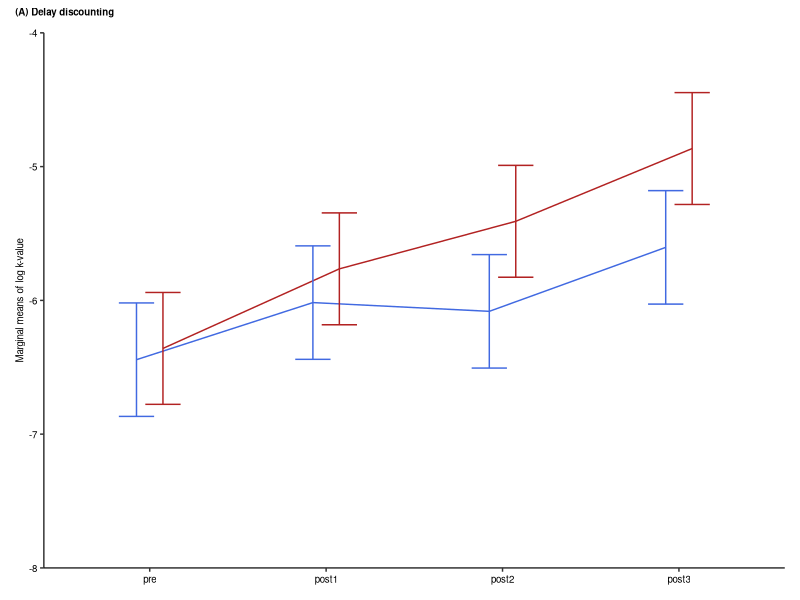
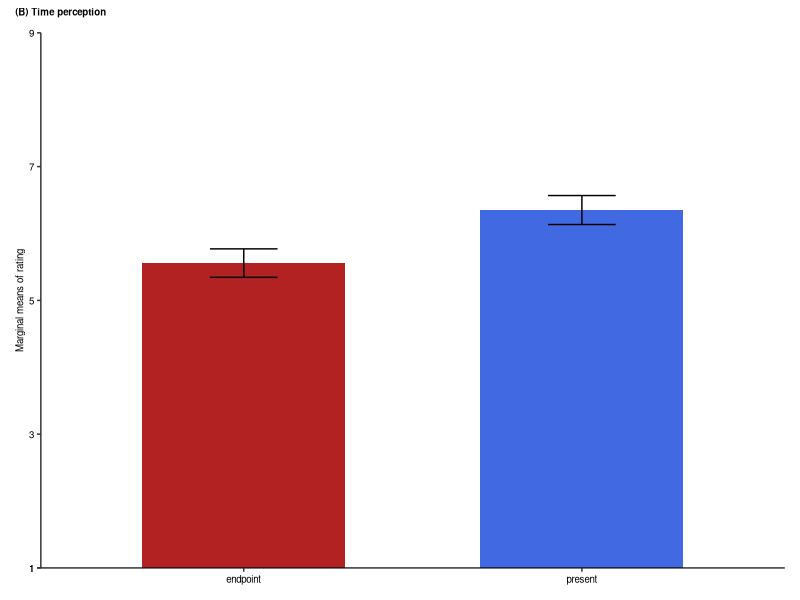
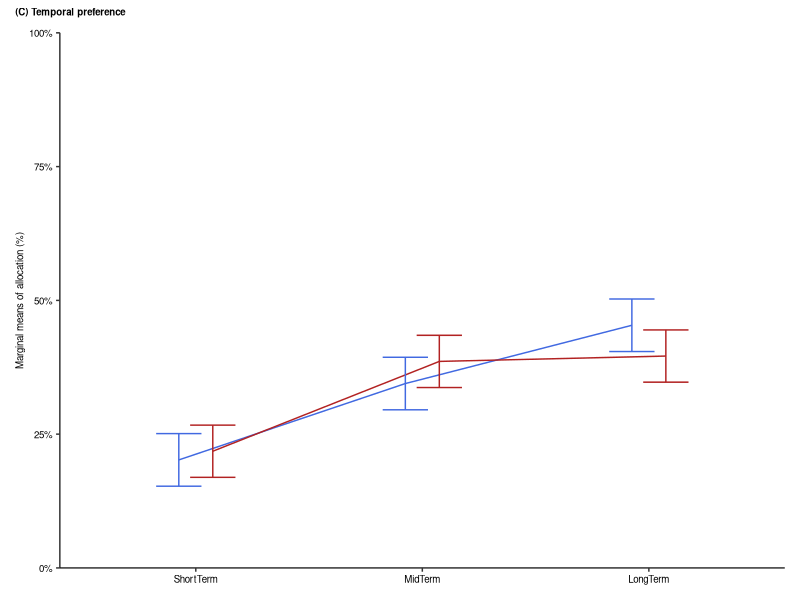
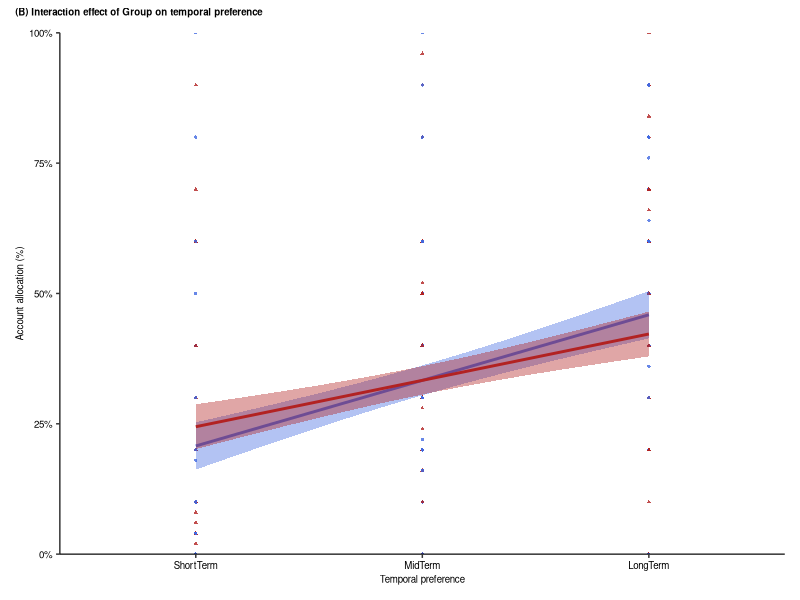
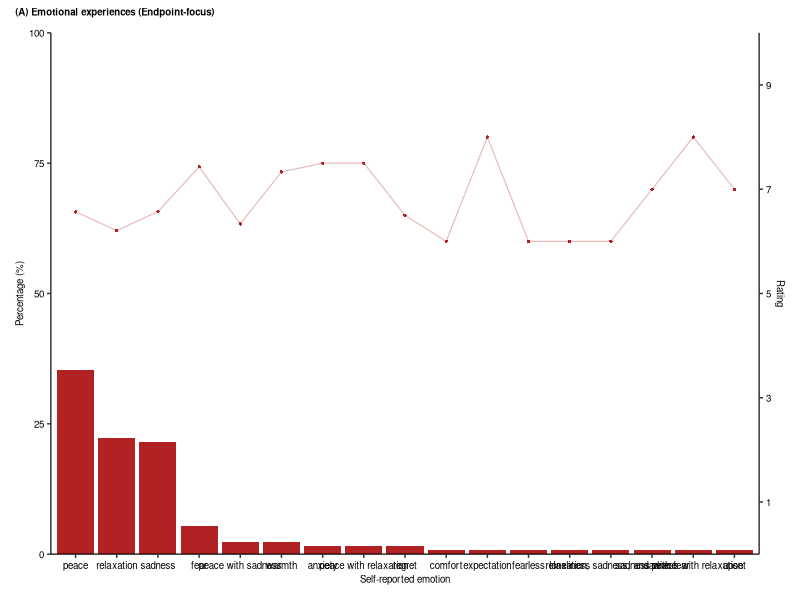
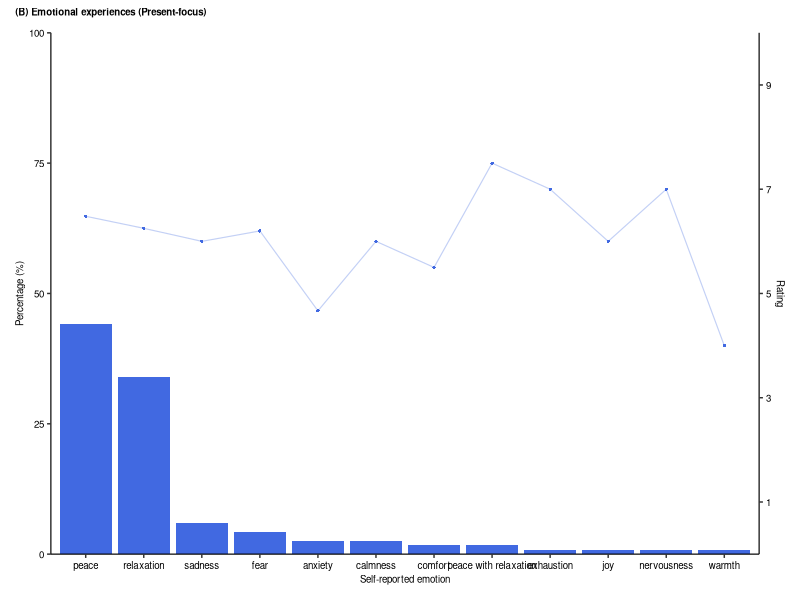

Write the R code that produced these figures, in order. (Note: this script raises an error after producing the figures.)
# Endpoint-focus exercise vs. Present-focus exercise
# Behavioral data analysis & plotting
# This script requires one file: "rawdata.xlsx"
# Programmed by Feng XIAO (updated on 2025.3.6)
############################################################################################################

### Preparation
## Load required packages for analysis
package_list <- c('car','tidyr','dplyr','readxl','effsize','e1071','lme4','lmerTest',
                  'emmeans','ggplot2','patchwork')
lapply(package_list, require, character.only = TRUE)
setwd(dirname(rstudioapi::getActiveDocumentContext()$path))

### Data input
rd <- read_excel('rawdata.xlsx', sheet = 'rawdata', na = "---")
rd_endpoint <- filter(rd, Group == 'endpoint')
rd_present <- filter(rd, Group == 'present')

### Demographic data analysis
## Overall
## Age
mean(rd$Age) #26.61
sd(rd$Age) #8.49
mean((filter(rd, Gender == 1))$Age) #male: 28.96
sd((filter(rd, Gender == 1))$Age) #male: 8.11
mean((filter(rd, Gender == 2))$Age) #female: 25.38
sd((filter(rd, Gender == 2))$Age) #female: 8.47
t.test((filter(rd, Gender == 1))$Age, (filter(rd, Gender == 2))$Age,
       paired =FALSE, alternative = c("two.sided"), var.equal=FALSE,
       conf.level=0.95) #Age: Male>female, p=.014
## Gender
dim(filter(rd, Gender == 1))[1] #51 males
dim(filter(rd, Gender == 2))[1] #97 females

## Endpoint-focus group
## Age
mean(rd_endpoint$Age) #26.72
sd(rd_endpoint$Age) #8.69
mean((filter(rd_endpoint, Gender == 1))$Age) #male: 29.70
sd((filter(rd_endpoint, Gender == 1))$Age) #male: 9.16
mean((filter(rd_endpoint, Gender == 2))$Age) #female: 24.68
sd((filter(rd_endpoint, Gender == 2))$Age) #female: 7.82
t.test((filter(rd_endpoint, Gender == 1))$Age, (filter(rd_endpoint, Gender == 2))$Age,
       paired =FALSE, alternative = c("two.sided"), var.equal=FALSE,
       conf.level=0.95) #Age: Male>female, p=.017
## Gender
dim(filter(rd_endpoint, Gender == 1))[1] #30 males
dim(filter(rd_endpoint, Gender == 2))[1] #44 females

## Present-focus group
## Age
mean(rd_present$Age) #26.51
sd(rd_present$Age) #8.35
mean((filter(rd_present, Gender == 1))$Age) #male: 27.90
sd((filter(rd_present, Gender == 1))$Age) #male: 6.39
mean((filter(rd_present, Gender == 2))$Age) #female: 25.96
sd((filter(rd_present, Gender == 2))$Age) #female: 9.01
t.test((filter(rd_present, Gender == 1))$Age, (filter(rd_present, Gender == 2))$Age,
       paired =FALSE, alternative = c("two.sided"), var.equal=FALSE,
       conf.level=0.95) #Age: Male=female, p=.303
## Gender
dim(filter(rd_present, Gender == 1))[1] #21 males
dim(filter(rd_present, Gender == 2))[1] #53 females

### Behavioral data analysis
## Exercise involvement
mean(rd$MediInvol) #overall: 7.69
sd(rd$MediInvol) #overall: 1.24
mean(rd_endpoint$MediInvol) #Endpoint: 7.50
sd(rd_endpoint$MediInvol) #Endpoint: 1.16
mean(rd_present$MediInvol) #Present: 7.88
sd(rd_present$MediInvol) #Present: 1.30
t.test(rd_endpoint$MediInvol, rd_present$MediInvol, paired =FALSE,
       alternative = c("two.sided"), var.equal=FALSE,
       conf.level=0.95) #involvement did not differ between groups

## Delay discounting
# Analysis
rd$logk_pre <- log(rd$k_pre)
rd$logk_post1 <- log(rd$k_post1)
rd$logk_post2 <- log(rd$k_post2)
rd$logk_post3 <- log(rd$k_post3)
rd_long <- rd %>%
  pivot_longer(cols = starts_with("logk"), 
               names_to = "time", 
               values_to = "logk", 
               names_prefix = "logk_") 
rd_long$time <- factor(rd_long$time, levels = c("pre", "post1", "post2", "post3"))
rd_long$Group <- factor(rd_long$Group, levels = c("endpoint","present"))
rd_long$Group <- relevel(rd_long$Group, ref = "present")
model_logk <- lmer(logk ~ Group * time + Gender * Age + (1|SubjNum), data = rd_long)
summary(model_logk) #linear mixed effects model
emm1 <- emmeans(model_logk, ~ Group | time) #Between-Group pairwise
contrast1 <- contrast(emm1, method = "pairwise")
emm2 <- emmeans(model_logk, ~ time | Group) #Within-Group pairwise
contrast2 <- contrast(emm2, method = "pairwise")

subject_sd <- sqrt(VarCorr(model_logk)$`SubjNum`[1])
residual_sd <- attr(VarCorr(model_logk), "sc")  # Residual standard deviation
pooled_sd <- sqrt(subject_sd^2 + residual_sd^2) # Total pooled SD

# Function to calculate Cohen's d
calculate_d <- function(contrast) {
  contrast_summary <- as.data.frame(summary(contrast))
  contrast_summary$d <- contrast_summary$estimate / pooled_sd
  return(contrast_summary)
}

d_between <- calculate_d(contrast1)
d_within <- calculate_d(contrast2)
# Plotting
emmeans_logk_df <- as.data.frame(emmeans(model_logk, ~ Group * time))
emmeans_logk_df$time <- factor(emmeans_logk_df$time, levels = c('pre','post1','post2','post3'))
p_logk<-ggplot(emmeans_logk_df, aes(x = time, y = emmean, color = Group, group = Group)) +
  geom_line(position = position_dodge(width = 0.3)) + 
  geom_errorbar(aes(ymin = lower.CL, ymax = upper.CL), width = 0.4,
                position = position_dodge(width = 0.3)) +  
  labs(x = NULL, y = "Marginal means of log k-value") +
  ggtitle(NULL) +
  theme(
    axis.line = element_line(colour = "black", size = 0.4),
    axis.title = element_text(size = 7, color = "black"),
    axis.text = element_text(size = 7, color = "black"),
    panel.background = element_rect(fill = "transparent"),
    legend.position = 'none'
  ) +
  scale_color_manual(values = c("endpoint" = "#B22222", "present" = "#4169E1")) +
  scale_y_continuous(
    expand = c(0, 0),
    limits = c(-8, -4),
    breaks = seq(-8, -4, by = 1)
  ) +
  plot_layout(nrow = 1) +
  plot_annotation(title = '(A) Delay discounting',
                  theme = theme(plot.title = element_text(size = 7, color = 'black',
                                                          face = 'bold')))
ggsave("pic_logk.pdf", plot = p_logk, width = 2, height = 2)

## Time perception
# Analysis
model_time <- lm(TenPercp ~ Group + Gender * Age, data = rd_long)
summary(model_time) #endpoint<present, faster, p<.001
# Plotting
emmeans_time_df <- as.data.frame(emmeans(model_time, ~ Group))
emmeans_time_df$Group <- factor(emmeans_time_df$Group, 
                                     levels = c("endpoint","present"))
p_time <- ggplot(emmeans_time_df, aes(x = Group, y = emmean, fill = Group)) +
  geom_bar(stat = "identity", position = "dodge", width = 0.6) +  
  geom_errorbar(aes(ymin = lower.CL, ymax = upper.CL), width = 0.2, position = position_dodge(width = 0.6)) + 
  labs(x = NULL, y = "Marginal means of rating") +  
  ggtitle(NULL) +  
  theme(
    axis.line = element_line(colour = "black", size = 0.4),  
    axis.title = element_text(size = 7, color = "black"),
    axis.text = element_text(size = 7, color = "black"),
    panel.background = element_rect(fill = "transparent"), 
    legend.position = 'none'  
  ) +
  scale_fill_manual(values = c("present" = "#4169E1", "endpoint" = "#B22222")) +
  scale_y_continuous(expand = c(0, 0), limits = c(1, 9), oob = scales::squish,
                     breaks = c(1, seq(1, 9, by = 2))) +
  plot_layout(nrow = 1) +
  plot_annotation(title = '(B) Time perception',
                  theme = theme(plot.title = element_text(size = 7, color = 'black',
                                                          face = 'bold'))) 
ggsave("pic_time.pdf", plot = p_time, width = 2, height = 2)

## Temporal preference
# Analysis
rd_long2 <- rd %>%
  pivot_longer(cols = starts_with("Account"), 
               names_to = "temporal_preference", 
               values_to = "Account", 
               names_prefix = "Account_") 
rd_long2$Group <- factor(rd_long2$Group, levels = c("endpoint","present"))
rd_long2$Group <- relevel(rd_long2$Group, ref = "present")
# Within Group
model_tp_end <- lm(Account ~ temporal_preference + Gender * Age, data = rd_long2[rd_long2$Group == "endpoint", ])
summary(model_tp_end) #Endpoint: ShortTerm<LongTerm, p<.001
model_tp_mindfulness <- lm(Account ~ temporal_preference + Gender * Age, data = rd_long2[rd_long2$Group == "present", ])
summary(model_tp_mindfulness) #Present: ShortTerm<LongTerm, p<.001; MidTerm<LongTerm, p=.003
# Between Groups
model_tp <- lm(Account ~ Group * temporal_preference + Gender * Age, data = rd_long2)
summary(model_tp) #MidTerm: endpoint>present, p=.044
# Plotting1
emmeans_tp_df <- as.data.frame(emmeans(model_tp, ~ Group * temporal_preference))
emmeans_tp_df$temporal_preference <- factor(emmeans_tp_df$temporal_preference, 
                                            levels = c("ShortTerm", "MidTerm", "LongTerm"))
p_tp <- ggplot(emmeans_tp_df, aes(x = temporal_preference, y = emmean, color = Group, group = Group)) +
  geom_line(position = position_dodge(width = 0.3)) + 
  geom_errorbar(aes(ymin = lower.CL, ymax = upper.CL), width = 0.4,
                position = position_dodge(width = 0.3)) + 
  labs(x = NULL, y = "Marginal means of allocation (%)") +
  ggtitle(NULL) +  
  theme(
    axis.line = element_line(colour = "black", size = 0.4), 
    axis.title = element_text(size = 7, color = "black"),
    axis.text = element_text(size = 7, color = "black"),
    panel.background = element_rect(fill = "transparent"), 
    legend.position = 'none'
  ) +
  scale_color_manual(values = c("endpoint" = "#B22222", "present" = "#4169E1")) +  
  scale_y_continuous(
    expand = c(0, 0),
    limits = c(0, 1),
    oob = scales::squish,
    breaks = seq(0, 1, by = 0.25),
    labels = scales::label_percent(scale = 100) 
  ) +
  plot_layout(nrow = 1) +
  plot_annotation(title = '(C) Temporal preference',
                  theme = theme(plot.title = element_text(size = 7, color = 'black',
                                                          face = 'bold'))) 
ggsave("pic_tp.pdf", plot = p_tp, width = 2, height = 2)
# Plotting2
rd_long2$temporal_preference <- factor(rd_long2$temporal_preference,
                                       levels = c('ShortTerm','MidTerm','LongTerm'))
p_int <- ggplot(rd_long2, aes(x = temporal_preference, y = Account, color = Group)) +
  geom_point(aes(shape = Group), size = 0.8, alpha = 0.8) +  
  geom_smooth(method = "lm", aes(group = Group, fill = Group), se = TRUE, 
              linewidth = 1, linetype = "solid") + 
  labs(x = "Temporal preference", y = "Account allocation (%)") +
  ggtitle(NULL) +  
  theme(
    axis.line = element_line(colour = "black", size = 0.4),  
    axis.title = element_text(size = 7, color = "black"),
    axis.text = element_text(size = 7, color = "black"),
    panel.background = element_rect(fill = "transparent"), 
    legend.position = 'none'  
  ) +
  scale_y_continuous(
    expand = c(0, 0),
    limits = c(0, 1),
    oob = scales::squish,
    breaks = seq(0, 1, by = 0.25),
    labels = scales::label_percent(scale = 100) 
  ) +
  scale_color_manual(values = c("endpoint" = "#B22222", "present" = "#4169E1")) +
  scale_fill_manual(values = c("endpoint" = "#B22222", "present" = "#4169E1")) +  
  plot_layout(nrow = 1) +
  plot_annotation(title = '(B) Interaction effect of Group on temporal preference',
                  theme = theme(plot.title = element_text(size = 7, color = 'black',
                                                          face = 'bold'))) 
ggsave("pic_int.pdf", plot = p_int, width = 2, height = 2)

## Emotional response
# Endpoint-focus
# Analysis
rd_endpoint_long1 <- rd_endpoint %>%
  pivot_longer(cols = starts_with("Emotion"), 
               names_to = "emo_type", 
               values_to = "Emotion", 
               names_prefix = "Emotion") 
rd_endpoint_long2 <- rd_endpoint %>%
  pivot_longer(cols = starts_with("Rating"), 
               names_to = "emo_rating", 
               values_to = "Rating", 
               names_prefix = "Rating") 
rd_endpoint_long1 <- rd_endpoint_long1 %>%
  select(SubjNum, Emotion)
rd_endpoint_long2 <- rd_endpoint_long2 %>%
  select(SubjNum, Rating)
rd_endpoint_long <- na.omit(data.frame(SubjNum = rd_endpoint_long1$SubjNum,
                               Emotion_type = rd_endpoint_long1$Emotion,
                               Emotion_rating = rd_endpoint_long2$Rating))
emotion_percentage_endpoint <- rd_endpoint_long %>%
  group_by(Emotion_type) %>%
  summarize(count = n()) %>%
  mutate(percentage = count / sum(count) * 100) %>%
  arrange(desc(percentage)) #top3: peace, relaxation, sadness
emotion_rating_mean <- rd_endpoint_long %>%
  group_by(Emotion_type) %>%
  summarize(mean_rating = mean(Emotion_rating, na.rm = TRUE)) 
emotion_percentage_endpoint <- merge(emotion_percentage_endpoint, emotion_rating_mean, by = "Emotion_type")
# Plotting
p_emo_end <- ggplot(emotion_percentage_endpoint, aes(x = reorder(Emotion_type, -percentage), y = percentage, fill = Emotion_type)) +
  geom_bar(stat = "identity", fill = "#B22222", show.legend = FALSE) +
  geom_line(aes(y = mean_rating * 10, group = 1), color = "#B2222250", size = 0.4) + 
  geom_point(aes(y = mean_rating * 10), color = "#B22222", size = 0.8, shape = 16) +
  labs(x = "Self-reported emotion", y = "Percentage (%)") +
  ggtitle(NULL) +
  scale_y_continuous(expand = c(0, 0), limits = c(0, 100), breaks = seq(0, 100, by = 25),
                     sec.axis = sec_axis(
                       trans = ~ . / 10,  
                       name = "Rating", 
                       breaks = seq(1, 9, by = 2)  
                     )) +
  theme(
    axis.line = element_line(colour = "black", size = 0.4),  
    axis.title = element_text(size = 7, color = "black"),
    axis.text = element_text(size = 7, color = "black"),
    panel.background = element_rect(fill = "transparent"), 
    legend.position = 'none'  
  ) +
  plot_layout(nrow = 1) +
  plot_annotation(title = '(A) Emotional experiences (Endpoint-focus)',
                  theme = theme(plot.title = element_text(size = 7, color = 'black',
                                                          face = 'bold')))
ggsave("pic_emo_endpoint.pdf", plot = p_emo_end, width = 4, height = 2)
#Present-focus
# Analysis
rd_present_long1 <- rd_present %>%
  pivot_longer(cols = starts_with("Emotion"), 
               names_to = "emo_type", 
               values_to = "Emotion", 
               names_prefix = "Emotion") 
rd_present_long2 <- rd_present %>%
  pivot_longer(cols = starts_with("Rating"), 
               names_to = "emo_rating", 
               values_to = "Rating", 
               names_prefix = "Rating") 
rd_present_long1 <- rd_present_long1 %>%
  select(SubjNum, Emotion)
rd_present_long2 <- rd_present_long2 %>%
  select(SubjNum, Rating)
rd_present_long <- na.omit(data.frame(SubjNum = rd_present_long1$SubjNum,
                                      Emotion_type = rd_present_long1$Emotion,
                                      Emotion_rating = rd_present_long2$Rating))
emotion_percentage_present <- rd_present_long %>%
  group_by(Emotion_type) %>%
  summarize(count = n()) %>%
  mutate(percentage = count / sum(count) * 100) %>%
  arrange(desc(percentage)) #top3: peace, relaxation, sadness
emotion_rating_mean <- rd_present_long %>%
  group_by(Emotion_type) %>%
  summarize(mean_rating = mean(Emotion_rating, na.rm = TRUE)) 
emotion_percentage_present <- merge(emotion_percentage_present, emotion_rating_mean, by = "Emotion_type")
# Plotting
p_emo_present <- ggplot(emotion_percentage_present, aes(x = reorder(Emotion_type, -percentage), y = percentage, fill = Emotion_type)) +
  geom_bar(stat = "identity", fill = "#4169E1", show.legend = FALSE) +
  geom_line(aes(y = mean_rating * 10, group = 1), color = "#4169E150", size = 0.4) + 
  geom_point(aes(y = mean_rating * 10), color = "#4169E1", size = 0.8, shape = 16) +
  labs(x = "Self-reported emotion", y = "Percentage (%)") +
  ggtitle(NULL) +
  scale_y_continuous(expand = c(0, 0), limits = c(0, 100), breaks = seq(0, 100, by = 25),
                     sec.axis = sec_axis(
                       trans = ~ . / 10,  
                       name = "Rating", 
                       breaks = seq(1, 9, by = 2)  
                     )) +
  theme(
    axis.line = element_line(colour = "black", size = 0.4),  
    axis.title = element_text(size = 7, color = "black"),
    axis.text = element_text(size = 7, color = "black"),
    panel.background = element_rect(fill = "transparent"), 
    legend.position = 'none'  
  ) +
  plot_layout(nrow = 1) +
  plot_annotation(title = '(B) Emotional experiences (Present-focus)',
                  theme = theme(plot.title = element_text(size = 7, color = 'black',
                                                          face = 'bold')))
ggsave("pic_emo_present.pdf", plot = p_emo_present, width = 3, height = 2)
# Comparisons between Groups
rd_endpoint_long_filtered <- rd_endpoint_long %>%
  filter(Emotion_type %in% c("peace", "relaxation", "sadness")) %>%
  select(SubjNum, Emotion_type, Emotion_rating)
rd_present_long_filtered <- rd_present_long %>%
  filter(Emotion_type %in% c("peace", "relaxation", "sadness")) %>%
  select(SubjNum, Emotion_type, Emotion_rating)
rd_endpoint_long_filtered$Group <- "Endpoint-focus"
rd_present_long_filtered$Group <- "Present"
combined_emo_data <- bind_rows(rd_endpoint_long_filtered, rd_present_long_filtered)
comparison_emo_results <- combined_emo_data %>%
  group_by(Emotion_type) %>%
  summarize(
    p_value = t.test(Emotion_rating ~ Group, paired = FALSE)$p.value, 
    mean_diff = mean(Emotion_rating[Group == "Endpoint-focus"]) - mean(Emotion_rating[Group == "Present"]) 
  ) #NS

## Additional Analysis
## Regression for delay discounting change on time perception
# Analysis
rd$logk_change <- rd$logk_post3 - rd$logk_pre #we only focused on the accumulated effects
rd$Group <- factor(rd$Group, levels = c("endpoint","present"))
rd$Group <- relevel(rd$Group, ref = "present")
model_t <- lm(TenPercp ~ logk_change * Group + Gender * Age, data = rd)
summary(model_t) #NS,endpoint: logk change predicts time perception, p=.034
# Plotting
rd$predicted <- predict(model_t, newdata = rd)
rd$Group <- factor(rd$Group, levels = c('endpoint', 'present'))
p_reg <- ggplot(rd, aes(x = logk_change, y = TenPercp, color = Group)) +
  geom_point(aes(shape = Group), size = 0.8, alpha = 0.8) +  
  geom_smooth(method = "lm", aes(group = Group, fill = Group), 
              se = TRUE, linewidth = 1, linetype = "solid") + 
  labs(x = "Log k-value change (post - pre)", y = "Time perception (estimated)") +
  ggtitle(NULL) +  
  theme(
    axis.line = element_line(colour = "black", size = 0.4),  
    axis.title = element_text(size = 7, color = "black"),
    axis.text = element_text(size = 7, color = "black"),
    panel.background = element_rect(fill = "transparent"), 
    legend.position = 'none'  
  ) +
  scale_y_continuous(expand = c(0, 0), limits = c(1, 9), oob = scales::squish,
                     breaks = c(1, seq(1, 9, by = 2))) +
  scale_x_continuous(expand = c(0, 0), limits = c(-3, 9), oob = scales::squish,
                     breaks = c(-3, seq(-3, 9, by = 3))) +
  scale_color_manual(values = c("endpoint" = "#B22222", "present" = "#4169E1")) +
  scale_fill_manual(values = c("endpoint" = "#B22222", "present" = "#4169E1")) +  
  plot_layout(nrow = 1) +
  plot_annotation(title = '(A) Main effect of log k-value change and Group on time perception',
                  theme = theme(plot.title = element_text(size = 7, color = 'black',
                                                          face = 'bold')))
ggsave("pic_reg.pdf", plot = p_reg, width = 2, height = 2)

## Regression for delay discounting change on emotional rating
# Analysis
rd_logk_change <- rd %>%
  select(SubjNum, logk_change)
combined_emo_data_with_logk <- combined_emo_data %>%
  left_join(rd_logk_change, by = "SubjNum")
model_peace <- lm(Emotion_rating ~ logk_change * Group, data = combined_emo_data_with_logk %>%
                         filter(Emotion_type == "peace"))
summary(model_peace) #NS
model_relax <- lm(Emotion_rating ~ logk_change * Group, data = combined_emo_data_with_logk %>%
                    filter(Emotion_type == "relaxation"))
summary(model_relax) #NS
model_sad <- lm(Emotion_rating ~ logk_change * Group, data = combined_emo_data_with_logk %>%
                    filter(Emotion_type == "sadness"))
summary(model_sad) #NS
